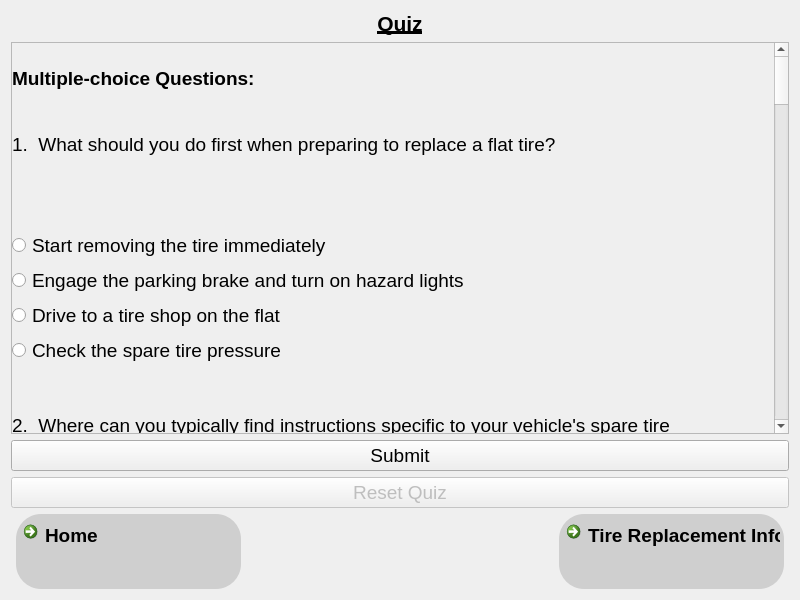
<?xml version="1.0" encoding="UTF-8"?>
<ui version="4.0">
 <class>spareTireQuizForm</class>
 <widget class="QWidget" name="spareTireQuizForm">
  <property name="geometry">
   <rect>
    <x>0</x>
    <y>0</y>
    <width>800</width>
    <height>600</height>
   </rect>
  </property>
  <property name="sizePolicy">
   <sizepolicy hsizetype="Expanding" vsizetype="Expanding">
    <horstretch>0</horstretch>
    <verstretch>0</verstretch>
   </sizepolicy>
  </property>
  <property name="minimumSize">
   <size>
    <width>800</width>
    <height>600</height>
   </size>
  </property>
  <property name="maximumSize">
   <size>
    <width>3840</width>
    <height>2160</height>
   </size>
  </property>
  <property name="windowTitle">
   <string>Form</string>
  </property>
  <layout class="QVBoxLayout" name="verticalLayout_2" stretch="0,1,0,0,0">
   <item>
    <widget class="QLabel" name="titleLabel">
     <property name="font">
      <font>
       <pointsize>16</pointsize>
       <bold>true</bold>
       <underline>true</underline>
      </font>
     </property>
     <property name="text">
      <string>Quiz</string>
     </property>
     <property name="alignment">
      <set>Qt::AlignmentFlag::AlignCenter</set>
     </property>
    </widget>
   </item>
   <item>
    <widget class="QScrollArea" name="scrollArea">
     <property name="verticalScrollBarPolicy">
      <enum>Qt::ScrollBarPolicy::ScrollBarAlwaysOn</enum>
     </property>
     <property name="widgetResizable">
      <bool>true</bool>
     </property>
     <widget class="QWidget" name="scrollAreaWidgetContents">
      <property name="geometry">
       <rect>
        <x>0</x>
        <y>0</y>
        <width>763</width>
        <height>3000</height>
       </rect>
      </property>
      <property name="sizePolicy">
       <sizepolicy hsizetype="Preferred" vsizetype="Preferred">
        <horstretch>0</horstretch>
        <verstretch>0</verstretch>
       </sizepolicy>
      </property>
      <property name="minimumSize">
       <size>
        <width>0</width>
        <height>3000</height>
       </size>
      </property>
      <widget class="QWidget" name="verticalLayoutWidget">
       <property name="geometry">
        <rect>
         <x>0</x>
         <y>0</y>
         <width>1045</width>
         <height>2838</height>
        </rect>
       </property>
       <layout class="QVBoxLayout" name="verticalLayout">
        <property name="sizeConstraint">
         <enum>QLayout::SizeConstraint::SetDefaultConstraint</enum>
        </property>
        <item>
         <widget class="QLabel" name="multipleChoiceLabel">
          <property name="font">
           <font>
            <pointsize>14</pointsize>
            <bold>true</bold>
           </font>
          </property>
          <property name="text">
           <string>Multiple-choice Questions:</string>
          </property>
         </widget>
        </item>
        <item>
         <widget class="QLabel" name="q1QuestionLabel">
          <property name="minimumSize">
           <size>
            <width>0</width>
            <height>50</height>
           </size>
          </property>
          <property name="maximumSize">
           <size>
            <width>16777215</width>
            <height>50</height>
           </size>
          </property>
          <property name="font">
           <font>
            <pointsize>14</pointsize>
           </font>
          </property>
          <property name="text">
           <string>1.  What should you do first when preparing to replace a flat tire?</string>
          </property>
         </widget>
        </item>
        <item>
         <widget class="QLabel" name="q1ResultLabel">
          <property name="sizePolicy">
           <sizepolicy hsizetype="Minimum" vsizetype="Minimum">
            <horstretch>0</horstretch>
            <verstretch>0</verstretch>
           </sizepolicy>
          </property>
          <property name="maximumSize">
           <size>
            <width>16777215</width>
            <height>50</height>
           </size>
          </property>
          <property name="font">
           <font>
            <pointsize>14</pointsize>
           </font>
          </property>
          <property name="styleSheet">
           <string notr="true"/>
          </property>
          <property name="text">
           <string/>
          </property>
         </widget>
        </item>
        <item>
         <widget class="QRadioButton" name="q1AnswerAButton">
          <property name="font">
           <font>
            <pointsize>14</pointsize>
           </font>
          </property>
          <property name="text">
           <string>Start removing the tire immediately</string>
          </property>
          <attribute name="buttonGroup">
           <string notr="true">q1ButtonGroup</string>
          </attribute>
         </widget>
        </item>
        <item>
         <widget class="QRadioButton" name="q1AnswerBButton">
          <property name="font">
           <font>
            <pointsize>14</pointsize>
           </font>
          </property>
          <property name="text">
           <string>Engage the parking brake and turn on hazard lights</string>
          </property>
          <attribute name="buttonGroup">
           <string notr="true">q1ButtonGroup</string>
          </attribute>
         </widget>
        </item>
        <item>
         <widget class="QRadioButton" name="q1AnswerCButton">
          <property name="font">
           <font>
            <pointsize>14</pointsize>
           </font>
          </property>
          <property name="text">
           <string>Drive to a tire shop on the flat</string>
          </property>
          <attribute name="buttonGroup">
           <string notr="true">q1ButtonGroup</string>
          </attribute>
         </widget>
        </item>
        <item>
         <widget class="QRadioButton" name="q1AnswerDButton">
          <property name="font">
           <font>
            <pointsize>14</pointsize>
           </font>
          </property>
          <property name="text">
           <string>Check the spare tire pressure</string>
          </property>
          <attribute name="buttonGroup">
           <string notr="true">q1ButtonGroup</string>
          </attribute>
         </widget>
        </item>
        <item>
         <spacer name="verticalSpacer">
          <property name="orientation">
           <enum>Qt::Orientation::Vertical</enum>
          </property>
          <property name="sizeType">
           <enum>QSizePolicy::Policy::Fixed</enum>
          </property>
          <property name="sizeHint" stdset="0">
           <size>
            <width>20</width>
            <height>40</height>
           </size>
          </property>
         </spacer>
        </item>
        <item>
         <widget class="QLabel" name="q2QuestionLabel">
          <property name="minimumSize">
           <size>
            <width>0</width>
            <height>50</height>
           </size>
          </property>
          <property name="maximumSize">
           <size>
            <width>745</width>
            <height>50</height>
           </size>
          </property>
          <property name="font">
           <font>
            <pointsize>14</pointsize>
           </font>
          </property>
          <property name="text">
           <string>2.  Where can you typically find instructions specific to your vehicle's spare tire installation?</string>
          </property>
          <property name="wordWrap">
           <bool>true</bool>
          </property>
         </widget>
        </item>
        <item>
         <widget class="QLabel" name="q2ResultLabel">
          <property name="maximumSize">
           <size>
            <width>16777215</width>
            <height>50</height>
           </size>
          </property>
          <property name="font">
           <font>
            <pointsize>14</pointsize>
           </font>
          </property>
          <property name="styleSheet">
           <string notr="true"/>
          </property>
          <property name="text">
           <string/>
          </property>
         </widget>
        </item>
        <item>
         <widget class="QRadioButton" name="q2AnswerAButton">
          <property name="font">
           <font>
            <pointsize>14</pointsize>
           </font>
          </property>
          <property name="text">
           <string>Online forums</string>
          </property>
          <attribute name="buttonGroup">
           <string notr="true">q2ButtonGroup</string>
          </attribute>
         </widget>
        </item>
        <item>
         <widget class="QRadioButton" name="q2AnswerBButton">
          <property name="font">
           <font>
            <pointsize>14</pointsize>
           </font>
          </property>
          <property name="text">
           <string>The owner's manual</string>
          </property>
          <attribute name="buttonGroup">
           <string notr="true">q2ButtonGroup</string>
          </attribute>
         </widget>
        </item>
        <item>
         <widget class="QRadioButton" name="q2AnswerCButton">
          <property name="font">
           <font>
            <pointsize>14</pointsize>
           </font>
          </property>
          <property name="text">
           <string>The jack</string>
          </property>
          <attribute name="buttonGroup">
           <string notr="true">q2ButtonGroup</string>
          </attribute>
         </widget>
        </item>
        <item>
         <widget class="QRadioButton" name="q2AnswerDButton">
          <property name="font">
           <font>
            <pointsize>14</pointsize>
           </font>
          </property>
          <property name="text">
           <string>The glove box</string>
          </property>
          <attribute name="buttonGroup">
           <string notr="true">q2ButtonGroup</string>
          </attribute>
         </widget>
        </item>
        <item>
         <spacer name="verticalSpacer_2">
          <property name="orientation">
           <enum>Qt::Orientation::Vertical</enum>
          </property>
          <property name="sizeType">
           <enum>QSizePolicy::Policy::Fixed</enum>
          </property>
          <property name="sizeHint" stdset="0">
           <size>
            <width>20</width>
            <height>40</height>
           </size>
          </property>
         </spacer>
        </item>
        <item>
         <widget class="QLabel" name="q3QuestionLabel">
          <property name="minimumSize">
           <size>
            <width>0</width>
            <height>50</height>
           </size>
          </property>
          <property name="maximumSize">
           <size>
            <width>16777215</width>
            <height>50</height>
           </size>
          </property>
          <property name="font">
           <font>
            <pointsize>14</pointsize>
           </font>
          </property>
          <property name="text">
           <string>3.  Before lifting the vehicle, you should...</string>
          </property>
         </widget>
        </item>
        <item>
         <widget class="QLabel" name="q3ResultLabel">
          <property name="font">
           <font>
            <pointsize>14</pointsize>
           </font>
          </property>
          <property name="styleSheet">
           <string notr="true"/>
          </property>
          <property name="text">
           <string/>
          </property>
         </widget>
        </item>
        <item>
         <widget class="QComboBox" name="q3LineSelection">
          <property name="maximumSize">
           <size>
            <width>700</width>
            <height>16777215</height>
           </size>
          </property>
          <property name="font">
           <font>
            <pointsize>14</pointsize>
           </font>
          </property>
          <property name="placeholderText">
           <string>&lt;Choose one&gt;</string>
          </property>
         </widget>
        </item>
        <item>
         <spacer name="verticalSpacer_3">
          <property name="orientation">
           <enum>Qt::Orientation::Vertical</enum>
          </property>
          <property name="sizeType">
           <enum>QSizePolicy::Policy::Fixed</enum>
          </property>
          <property name="sizeHint" stdset="0">
           <size>
            <width>20</width>
            <height>40</height>
           </size>
          </property>
         </spacer>
        </item>
        <item>
         <widget class="QLabel" name="q4QuestionLabel">
          <property name="minimumSize">
           <size>
            <width>0</width>
            <height>50</height>
           </size>
          </property>
          <property name="font">
           <font>
            <pointsize>14</pointsize>
           </font>
          </property>
          <property name="text">
           <string>4.  Where should the jack be placed?</string>
          </property>
         </widget>
        </item>
        <item>
         <widget class="QLabel" name="q4ResultLabel">
          <property name="font">
           <font>
            <pointsize>14</pointsize>
           </font>
          </property>
          <property name="styleSheet">
           <string notr="true"/>
          </property>
          <property name="text">
           <string/>
          </property>
         </widget>
        </item>
        <item>
         <widget class="QRadioButton" name="q4AnswerAButton">
          <property name="font">
           <font>
            <pointsize>14</pointsize>
           </font>
          </property>
          <property name="text">
           <string>Anywhere under the vehicle</string>
          </property>
          <attribute name="buttonGroup">
           <string notr="true">q4ButtonGroup</string>
          </attribute>
         </widget>
        </item>
        <item>
         <widget class="QRadioButton" name="q4AnswerBButton">
          <property name="font">
           <font>
            <pointsize>14</pointsize>
           </font>
          </property>
          <property name="text">
           <string>Directly on the flat tire</string>
          </property>
          <attribute name="buttonGroup">
           <string notr="true">q4ButtonGroup</string>
          </attribute>
         </widget>
        </item>
        <item>
         <widget class="QRadioButton" name="q4AnswerCButton">
          <property name="font">
           <font>
            <pointsize>14</pointsize>
           </font>
          </property>
          <property name="text">
           <string>The designated jacking point near the flat tire</string>
          </property>
          <attribute name="buttonGroup">
           <string notr="true">q4ButtonGroup</string>
          </attribute>
         </widget>
        </item>
        <item>
         <widget class="QRadioButton" name="q4AnswerDButton">
          <property name="font">
           <font>
            <pointsize>14</pointsize>
           </font>
          </property>
          <property name="text">
           <string>Beneath the bumper</string>
          </property>
          <attribute name="buttonGroup">
           <string notr="true">q4ButtonGroup</string>
          </attribute>
         </widget>
        </item>
        <item>
         <spacer name="verticalSpacer_4">
          <property name="orientation">
           <enum>Qt::Orientation::Vertical</enum>
          </property>
          <property name="sizeType">
           <enum>QSizePolicy::Policy::Fixed</enum>
          </property>
          <property name="sizeHint" stdset="0">
           <size>
            <width>20</width>
            <height>40</height>
           </size>
          </property>
         </spacer>
        </item>
        <item>
         <widget class="QLabel" name="q5QuestionLabel">
          <property name="minimumSize">
           <size>
            <width>0</width>
            <height>50</height>
           </size>
          </property>
          <property name="font">
           <font>
            <pointsize>14</pointsize>
           </font>
          </property>
          <property name="text">
           <string>5.  To ensure stability, always use the jack on a...</string>
          </property>
          <property name="wordWrap">
           <bool>true</bool>
          </property>
         </widget>
        </item>
        <item>
         <widget class="QLabel" name="q5ResultLabel">
          <property name="font">
           <font>
            <pointsize>14</pointsize>
           </font>
          </property>
          <property name="styleSheet">
           <string notr="true"/>
          </property>
          <property name="text">
           <string/>
          </property>
         </widget>
        </item>
        <item>
         <widget class="QComboBox" name="q5LineSelection">
          <property name="maximumSize">
           <size>
            <width>700</width>
            <height>16777215</height>
           </size>
          </property>
          <property name="font">
           <font>
            <pointsize>14</pointsize>
           </font>
          </property>
          <property name="placeholderText">
           <string>&lt;Choose one&gt;</string>
          </property>
         </widget>
        </item>
        <item>
         <spacer name="verticalSpacer_5">
          <property name="orientation">
           <enum>Qt::Orientation::Vertical</enum>
          </property>
          <property name="sizeType">
           <enum>QSizePolicy::Policy::Fixed</enum>
          </property>
          <property name="sizeHint" stdset="0">
           <size>
            <width>20</width>
            <height>40</height>
           </size>
          </property>
         </spacer>
        </item>
        <item>
         <widget class="QLabel" name="q6QuestionLabel">
          <property name="sizePolicy">
           <sizepolicy hsizetype="Preferred" vsizetype="Preferred">
            <horstretch>0</horstretch>
            <verstretch>0</verstretch>
           </sizepolicy>
          </property>
          <property name="minimumSize">
           <size>
            <width>0</width>
            <height>50</height>
           </size>
          </property>
          <property name="maximumSize">
           <size>
            <width>745</width>
            <height>16777215</height>
           </size>
          </property>
          <property name="font">
           <font>
            <pointsize>14</pointsize>
           </font>
          </property>
          <property name="text">
           <string>6.  What should you do with the lug nuts after removing them?</string>
          </property>
          <property name="scaledContents">
           <bool>false</bool>
          </property>
          <property name="wordWrap">
           <bool>true</bool>
          </property>
         </widget>
        </item>
        <item>
         <widget class="QLabel" name="q6ResultLabel">
          <property name="font">
           <font>
            <pointsize>14</pointsize>
           </font>
          </property>
          <property name="styleSheet">
           <string notr="true"/>
          </property>
          <property name="text">
           <string/>
          </property>
         </widget>
        </item>
        <item>
         <widget class="QRadioButton" name="q6AnswerAButton">
          <property name="font">
           <font>
            <pointsize>14</pointsize>
           </font>
          </property>
          <property name="text">
           <string>Discard them</string>
          </property>
          <attribute name="buttonGroup">
           <string notr="true">q6ButtonGroup</string>
          </attribute>
         </widget>
        </item>
        <item>
         <widget class="QRadioButton" name="q6AnswerBButton">
          <property name="font">
           <font>
            <pointsize>14</pointsize>
           </font>
          </property>
          <property name="text">
           <string>Place them securely in a safe spot</string>
          </property>
          <attribute name="buttonGroup">
           <string notr="true">q6ButtonGroup</string>
          </attribute>
         </widget>
        </item>
        <item>
         <widget class="QRadioButton" name="q6AnswerCButton">
          <property name="font">
           <font>
            <pointsize>14</pointsize>
           </font>
          </property>
          <property name="text">
           <string>Leave them on the ground next to the tire</string>
          </property>
          <attribute name="buttonGroup">
           <string notr="true">q6ButtonGroup</string>
          </attribute>
         </widget>
        </item>
        <item>
         <widget class="QRadioButton" name="q6AnswerDButton">
          <property name="font">
           <font>
            <pointsize>14</pointsize>
           </font>
          </property>
          <property name="text">
           <string>Tighten them onto the flat tire</string>
          </property>
          <attribute name="buttonGroup">
           <string notr="true">q6ButtonGroup</string>
          </attribute>
         </widget>
        </item>
        <item>
         <spacer name="verticalSpacer_6">
          <property name="orientation">
           <enum>Qt::Orientation::Vertical</enum>
          </property>
          <property name="sizeType">
           <enum>QSizePolicy::Policy::Fixed</enum>
          </property>
          <property name="sizeHint" stdset="0">
           <size>
            <width>20</width>
            <height>40</height>
           </size>
          </property>
         </spacer>
        </item>
        <item>
         <widget class="QLabel" name="q7QuestionLabel">
          <property name="minimumSize">
           <size>
            <width>0</width>
            <height>50</height>
           </size>
          </property>
          <property name="maximumSize">
           <size>
            <width>745</width>
            <height>16777215</height>
           </size>
          </property>
          <property name="font">
           <font>
            <pointsize>14</pointsize>
           </font>
          </property>
          <property name="text">
           <string>7.  In what order should lug nuts be tightened initially?</string>
          </property>
          <property name="wordWrap">
           <bool>true</bool>
          </property>
         </widget>
        </item>
        <item>
         <widget class="QLabel" name="q7ResultLabel">
          <property name="font">
           <font>
            <pointsize>14</pointsize>
           </font>
          </property>
          <property name="styleSheet">
           <string notr="true"/>
          </property>
          <property name="text">
           <string/>
          </property>
         </widget>
        </item>
        <item>
         <widget class="QComboBox" name="q7LineSelection">
          <property name="maximumSize">
           <size>
            <width>700</width>
            <height>16777215</height>
           </size>
          </property>
          <property name="font">
           <font>
            <pointsize>14</pointsize>
           </font>
          </property>
          <property name="placeholderText">
           <string>&lt;Choose one&gt;</string>
          </property>
         </widget>
        </item>
        <item>
         <spacer name="verticalSpacer_7">
          <property name="orientation">
           <enum>Qt::Orientation::Vertical</enum>
          </property>
          <property name="sizeType">
           <enum>QSizePolicy::Policy::Fixed</enum>
          </property>
          <property name="sizeHint" stdset="0">
           <size>
            <width>20</width>
            <height>40</height>
           </size>
          </property>
         </spacer>
        </item>
        <item>
         <widget class="QLabel" name="q8QuestionLabel">
          <property name="minimumSize">
           <size>
            <width>745</width>
            <height>50</height>
           </size>
          </property>
          <property name="maximumSize">
           <size>
            <width>745</width>
            <height>16777215</height>
           </size>
          </property>
          <property name="font">
           <font>
            <pointsize>14</pointsize>
           </font>
          </property>
          <property name="text">
           <string>8.  When tightening the lug nuts fully, what is a good rule of thumb?</string>
          </property>
          <property name="wordWrap">
           <bool>true</bool>
          </property>
         </widget>
        </item>
        <item>
         <widget class="QLabel" name="q8ResultLabel">
          <property name="font">
           <font>
            <pointsize>14</pointsize>
           </font>
          </property>
          <property name="styleSheet">
           <string notr="true"/>
          </property>
          <property name="text">
           <string/>
          </property>
         </widget>
        </item>
        <item>
         <widget class="QRadioButton" name="q8AnswerAButton">
          <property name="font">
           <font>
            <pointsize>14</pointsize>
           </font>
          </property>
          <property name="text">
           <string>Tighten until resistance, then a half-turn more</string>
          </property>
          <attribute name="buttonGroup">
           <string notr="true">q8ButtonGroup</string>
          </attribute>
         </widget>
        </item>
        <item>
         <widget class="QRadioButton" name="q8AnswerBButton">
          <property name="font">
           <font>
            <pointsize>14</pointsize>
           </font>
          </property>
          <property name="text">
           <string>Tighten as hard as possible</string>
          </property>
          <attribute name="buttonGroup">
           <string notr="true">q8ButtonGroup</string>
          </attribute>
         </widget>
        </item>
        <item>
         <widget class="QRadioButton" name="q8AnswerCButton">
          <property name="font">
           <font>
            <pointsize>14</pointsize>
           </font>
          </property>
          <property name="text">
           <string>Leave them slightly loose</string>
          </property>
          <attribute name="buttonGroup">
           <string notr="true">q8ButtonGroup</string>
          </attribute>
         </widget>
        </item>
        <item>
         <widget class="QRadioButton" name="q8AnswerDButton">
          <property name="font">
           <font>
            <pointsize>14</pointsize>
           </font>
          </property>
          <property name="text">
           <string>Tighten only as much as you can with your hands</string>
          </property>
          <attribute name="buttonGroup">
           <string notr="true">q8ButtonGroup</string>
          </attribute>
         </widget>
        </item>
        <item>
         <spacer name="verticalSpacer_8">
          <property name="orientation">
           <enum>Qt::Orientation::Vertical</enum>
          </property>
          <property name="sizeType">
           <enum>QSizePolicy::Policy::Fixed</enum>
          </property>
          <property name="sizeHint" stdset="0">
           <size>
            <width>20</width>
            <height>40</height>
           </size>
          </property>
         </spacer>
        </item>
        <item>
         <widget class="QLabel" name="q9QuestionLabel">
          <property name="minimumSize">
           <size>
            <width>0</width>
            <height>50</height>
           </size>
          </property>
          <property name="maximumSize">
           <size>
            <width>745</width>
            <height>16777215</height>
           </size>
          </property>
          <property name="font">
           <font>
            <pointsize>14</pointsize>
           </font>
          </property>
          <property name="text">
           <string>9.  What should you do with a flat tire after replacing it?</string>
          </property>
          <property name="wordWrap">
           <bool>true</bool>
          </property>
         </widget>
        </item>
        <item>
         <widget class="QLabel" name="q9ResultLabel">
          <property name="font">
           <font>
            <pointsize>14</pointsize>
           </font>
          </property>
          <property name="styleSheet">
           <string notr="true"/>
          </property>
          <property name="text">
           <string/>
          </property>
         </widget>
        </item>
        <item>
         <widget class="QComboBox" name="q9LineSelection">
          <property name="maximumSize">
           <size>
            <width>700</width>
            <height>16777215</height>
           </size>
          </property>
          <property name="font">
           <font>
            <pointsize>14</pointsize>
           </font>
          </property>
          <property name="placeholderText">
           <string>&lt;Choose one&gt;</string>
          </property>
         </widget>
        </item>
        <item>
         <spacer name="verticalSpacer_9">
          <property name="orientation">
           <enum>Qt::Orientation::Vertical</enum>
          </property>
          <property name="sizeType">
           <enum>QSizePolicy::Policy::Fixed</enum>
          </property>
          <property name="sizeHint" stdset="0">
           <size>
            <width>20</width>
            <height>40</height>
           </size>
          </property>
         </spacer>
        </item>
        <item>
         <widget class="QLabel" name="q10QuestionLabel">
          <property name="minimumSize">
           <size>
            <width>0</width>
            <height>50</height>
           </size>
          </property>
          <property name="maximumSize">
           <size>
            <width>745</width>
            <height>16777215</height>
           </size>
          </property>
          <property name="font">
           <font>
            <pointsize>14</pointsize>
           </font>
          </property>
          <property name="text">
           <string>10.  What is the recommended maximum speed when driving, with most spare tires?</string>
          </property>
          <property name="wordWrap">
           <bool>true</bool>
          </property>
         </widget>
        </item>
        <item>
         <widget class="QLabel" name="q10ResultLabel">
          <property name="font">
           <font>
            <pointsize>14</pointsize>
           </font>
          </property>
          <property name="styleSheet">
           <string notr="true"/>
          </property>
          <property name="text">
           <string/>
          </property>
         </widget>
        </item>
        <item>
         <widget class="QRadioButton" name="q10AnswerAButton">
          <property name="font">
           <font>
            <pointsize>14</pointsize>
           </font>
          </property>
          <property name="text">
           <string>30 mph</string>
          </property>
          <attribute name="buttonGroup">
           <string notr="true">q10ButtonGroup</string>
          </attribute>
         </widget>
        </item>
        <item>
         <widget class="QRadioButton" name="q10AnswerBButton">
          <property name="font">
           <font>
            <pointsize>14</pointsize>
           </font>
          </property>
          <property name="text">
           <string>50 mph</string>
          </property>
          <attribute name="buttonGroup">
           <string notr="true">q10ButtonGroup</string>
          </attribute>
         </widget>
        </item>
        <item>
         <widget class="QRadioButton" name="q10AnswerCButton">
          <property name="font">
           <font>
            <pointsize>14</pointsize>
           </font>
          </property>
          <property name="text">
           <string>70 mph</string>
          </property>
          <attribute name="buttonGroup">
           <string notr="true">q10ButtonGroup</string>
          </attribute>
         </widget>
        </item>
        <item>
         <widget class="QRadioButton" name="q10AnswerDButton">
          <property name="font">
           <font>
            <pointsize>14</pointsize>
           </font>
          </property>
          <property name="text">
           <string>No limit</string>
          </property>
          <attribute name="buttonGroup">
           <string notr="true">q10ButtonGroup</string>
          </attribute>
         </widget>
        </item>
       </layout>
      </widget>
     </widget>
    </widget>
   </item>
   <item>
    <widget class="QPushButton" name="submitButton">
     <property name="font">
      <font>
       <pointsize>14</pointsize>
      </font>
     </property>
     <property name="text">
      <string>Submit</string>
     </property>
    </widget>
   </item>
   <item>
    <widget class="QPushButton" name="resetButton">
     <property name="enabled">
      <bool>false</bool>
     </property>
     <property name="font">
      <font>
       <pointsize>14</pointsize>
      </font>
     </property>
     <property name="text">
      <string>Reset Quiz</string>
     </property>
    </widget>
   </item>
   <item>
    <layout class="QHBoxLayout" name="horizontalLayout">
     <property name="leftMargin">
      <number>5</number>
     </property>
     <property name="rightMargin">
      <number>5</number>
     </property>
     <item>
      <widget class="QCommandLinkButton" name="tableOfContentsButton">
       <property name="sizePolicy">
        <sizepolicy hsizetype="Fixed" vsizetype="Fixed">
         <horstretch>0</horstretch>
         <verstretch>0</verstretch>
        </sizepolicy>
       </property>
       <property name="minimumSize">
        <size>
         <width>225</width>
         <height>75</height>
        </size>
       </property>
       <property name="maximumSize">
        <size>
         <width>225</width>
         <height>75</height>
        </size>
       </property>
       <property name="font">
        <font>
         <family>Segoe UI</family>
         <pointsize>14</pointsize>
        </font>
       </property>
       <property name="styleSheet">
        <string notr="true">background-color: rgb(207, 207, 207);
border-radius: 25%;</string>
       </property>
       <property name="text">
        <string>Home</string>
       </property>
       <property name="icon">
        <iconset theme="QIcon::ThemeIcon::GoHome"/>
       </property>
       <property name="description">
        <string/>
       </property>
      </widget>
     </item>
     <item>
      <spacer name="horizontalSpacer">
       <property name="orientation">
        <enum>Qt::Orientation::Horizontal</enum>
       </property>
       <property name="sizeHint" stdset="0">
        <size>
         <width>40</width>
         <height>20</height>
        </size>
       </property>
      </spacer>
     </item>
     <item>
      <widget class="QCommandLinkButton" name="spareTireInfoButton">
       <property name="sizePolicy">
        <sizepolicy hsizetype="Fixed" vsizetype="Fixed">
         <horstretch>0</horstretch>
         <verstretch>0</verstretch>
        </sizepolicy>
       </property>
       <property name="minimumSize">
        <size>
         <width>225</width>
         <height>75</height>
        </size>
       </property>
       <property name="maximumSize">
        <size>
         <width>225</width>
         <height>75</height>
        </size>
       </property>
       <property name="font">
        <font>
         <family>Segoe UI</family>
         <pointsize>14</pointsize>
        </font>
       </property>
       <property name="styleSheet">
        <string notr="true">background-color: rgb(207, 207, 207);
border-radius: 25%;</string>
       </property>
       <property name="text">
        <string>Tire Replacement Info.</string>
       </property>
       <property name="icon">
        <iconset theme="QIcon::ThemeIcon::GoPrevious"/>
       </property>
      </widget>
     </item>
    </layout>
   </item>
  </layout>
 </widget>
 <resources/>
 <connections/>
 <buttongroups>
  <buttongroup name="q8ButtonGroup"/>
  <buttongroup name="q1ButtonGroup"/>
  <buttongroup name="q10ButtonGroup"/>
  <buttongroup name="q6ButtonGroup"/>
  <buttongroup name="q2ButtonGroup"/>
  <buttongroup name="q4ButtonGroup"/>
 </buttongroups>
</ui>
